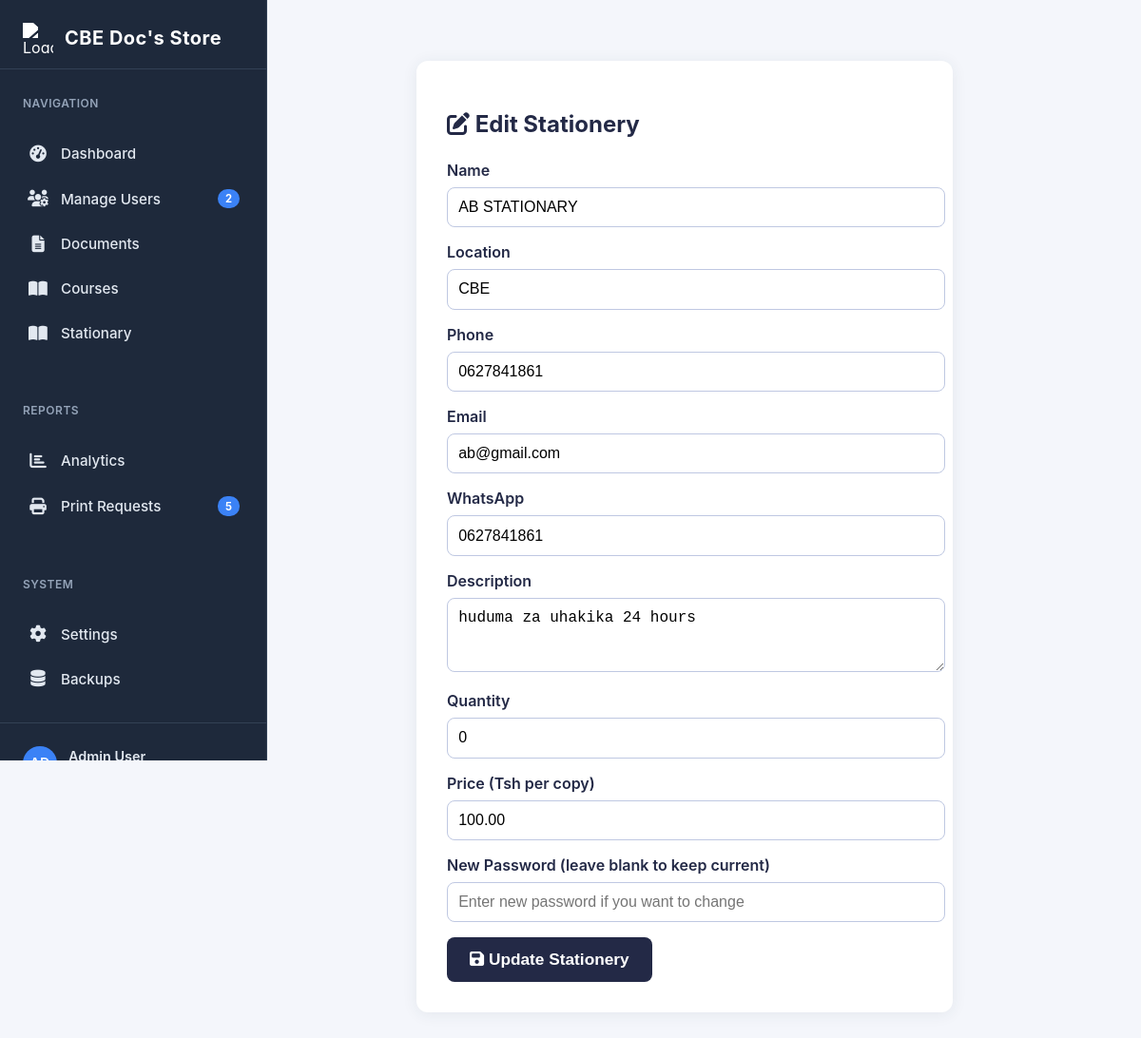
The app's page /admin/edit_stationery.php?id=5 with its own data.
### tables this page shows
CREATE TABLE `stationery` (
  `stationery_id` int(11) NOT NULL,
  `name` varchar(100) NOT NULL,
  `location` varchar(100) DEFAULT NULL,
  `address` text DEFAULT NULL,
  `phone` varchar(20) NOT NULL,
  `email` varchar(100) NOT NULL,
  `whatsapp` varchar(30) DEFAULT NULL,
  `opening_hours` text DEFAULT NULL,
  `description` text DEFAULT NULL,
  `logo` varchar(255) DEFAULT NULL,
  `quantity` int(11) NOT NULL DEFAULT 0,
  `price` decimal(10,2) NOT NULL DEFAULT 0.00,
  `password` varchar(255) NOT NULL,
  `created_at` timestamp NULL DEFAULT current_timestamp(),
  `updated_at` timestamp NULL DEFAULT current_timestamp() ON UPDATE current_timestamp()
);

### admin/edit_stationery.php (the view, shortened to what this page needs)
<?php
include '../connection.php';
$stationery_id = isset($_GET['id']) ? intval($_GET['id']) : 0;
$formData = [
    'name' => '', 'location' => '', 'phone' => '', 'email' => '', 'whatsapp' => '', 'description' => '', 'quantity' => '', 'price' => '', 'password' => ''
];
if ($stationery_id > 0) {
    $stmt = $conn->prepare("SELECT * FROM stationery WHERE stationery_id = ? LIMIT 1");
    $stmt->bind_param('i', $stationery_id);
    $stmt->execute();
    $result = $stmt->get_result();
    if ($result && $row = $result->fetch_assoc()) {
        $formData = $row;
        $formData['price'] = number_format($formData['price'], 2, '.', '');
    } else {
        $message = '<div class="notification error">Stationery not found.</div>';
    }
} else {
    $message = '<div class="notification error">Invalid stationery ID.</div>';
}
?>
<!DOCTYPE html>
<html lang="en">
<head>
    <link rel="stylesheet" href="https://cdnjs.cloudflare.com/ajax/libs/font-awesome/6.4.0/css/all.min.css">
</head>
<body>
    <?php include 'sidebar.php'; ?>
    <div class="main-content">
        <div class="form-container">
            <h2><i class="fas fa-edit"></i> Edit Stationery</h2>
            <form method="POST" autocomplete="off">
                <label for="name">Name</label>
                <input type="text" name="name" id="name" value="<?= htmlspecialchars($formData['name']) ?>" required>
                <label for="location">Location</label>
                <input type="text" name="location" id="location" value="<?= htmlspecialchars($formData['location']) ?>" required>
                <label for="phone">Phone</label>
                <input type="text" name="phone" id="phone" value="<?= htmlspecialchars($formData['phone']) ?>" required>
                <label for="email">Email</label>
                <input type="email" name="email" id="email" value="<?= htmlspecialchars($formData['email']) ?>" required>
                <label for="whatsapp">WhatsApp</label>
                <input type="text" name="whatsapp" id="whatsapp" value="<?= htmlspecialchars($formData['whatsapp']) ?>" required>
                <label for="description">Description</label>
                <textarea name="description" id="description" rows="3"><?= htmlspecialchars($formData['description']) ?></textarea>
                <label for="quantity">Quantity</label>
                <input type="number" name="quantity" id="quantity" min="0" value="<?= htmlspecialchars($formData['quantity']) ?>" required>
                <label for="price">Price (Tsh per copy)</label>
                <input type="number" name="price" id="price" min="0" step="0.01" value="<?= htmlspecialchars($formData['price']) ?>" required>
                <label for="password">New Password (leave blank to keep current)</label>
                <input type="password" name="password" id="password" placeholder="Enter new password if you want to change">
                <button type="submit"><i class="fas fa-save"></i> Update Stationery</button>
            </form>
        </div>
    </div>
</body>
</html>

### admin/edit_stationery.php (style rules this page uses)
body { font-family: 'Inter', Arial, sans-serif; background: #f4f6fb; margin: 0; }
.main-content { margin-left: 240px; padding: 2rem 1rem; }
.form-container { background: #fff; border-radius: 12px; box-shadow: 0 2px 16px rgba(44,62,80,0.08); max-width: 500px; margin: 2rem auto; padding: 2rem; }
h2 { margin-bottom: 1.5rem; color: #232946; }
label { font-weight: 600; color: #232946; }
input, textarea { width: 100%; padding: 0.7rem; margin: 0.5rem 0 1rem 0; border-radius: 8px; border: 1px solid #bfc8e2; font-size: 1rem; }
button { background: #232946; color: #fff; border: none; border-radius: 8px; padding: 0.8rem 1.5rem; font-size: 1.08rem; font-weight: 600; cursor: pointer; transition: background 0.2s; }

### admin/sidebar.php (style rules this page uses)
:root { --sidebar-bg: #1e293b; --sidebar-active-bg: #334155; --sidebar-text: #e2e8f0; --sidebar-active-text: #ffffff; --sidebar-hover: #2c3e50; --sidebar-accent: #3b82f6; --sidebar-border: #334155; --sidebar-icon-size: 1.1rem; --sidebar-transition: all 0.3s cubic-bezier(0.4, 0, 0.2, 1); }

### records on screen
stationery: name "AB STATIONARY", location "CBE", phone "0627841861", email "ab@gmail.com", whatsapp "0627841861", description "huduma za uhakika 24 hours", quantity "0", price "100.00"

### other values on screen
$total_users_count "2"
$pending_print_count "5"
$_SESSION['stationary_admin_name'] "Admin User"
